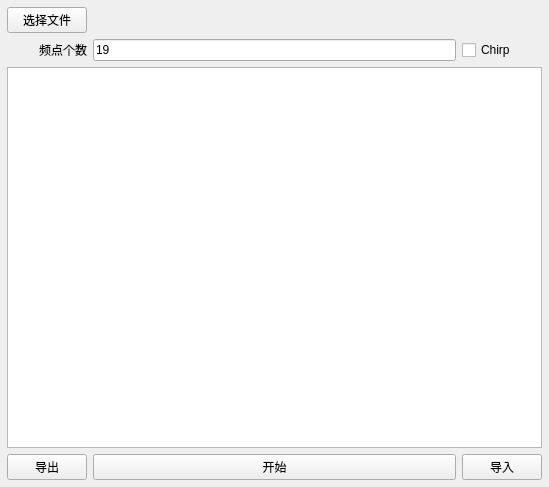
<?xml version="1.0" encoding="UTF-8"?>
<ui version="4.0">
 <class>CailFromFile</class>
 <widget class="QWidget" name="CailFromFile">
  <property name="geometry">
   <rect>
    <x>0</x>
    <y>0</y>
    <width>549</width>
    <height>487</height>
   </rect>
  </property>
  <property name="windowTitle">
   <string>Form</string>
  </property>
  <layout class="QGridLayout" name="gridLayout_2">
   <property name="leftMargin">
    <number>0</number>
   </property>
   <property name="topMargin">
    <number>0</number>
   </property>
   <property name="rightMargin">
    <number>0</number>
   </property>
   <property name="bottomMargin">
    <number>0</number>
   </property>
   <item row="0" column="0">
    <layout class="QGridLayout" name="gridLayout">
     <property name="leftMargin">
      <number>7</number>
     </property>
     <property name="topMargin">
      <number>7</number>
     </property>
     <property name="rightMargin">
      <number>7</number>
     </property>
     <property name="bottomMargin">
      <number>7</number>
     </property>
     <item row="2" column="0" rowspan="2" colspan="3">
      <widget class="QTableWidget" name="table_params"/>
     </item>
     <item row="0" column="1" colspan="2">
      <widget class="QLabel" name="txt_file_path">
       <property name="text">
        <string/>
       </property>
      </widget>
     </item>
     <item row="1" column="2">
      <widget class="QCheckBox" name="is_chirp">
       <property name="layoutDirection">
        <enum>Qt::LeftToRight</enum>
       </property>
       <property name="text">
        <string>Chirp</string>
       </property>
      </widget>
     </item>
     <item row="1" column="1">
      <widget class="QLineEdit" name="edit_frq_num">
       <property name="text">
        <string>19</string>
       </property>
      </widget>
     </item>
     <item row="4" column="0">
      <widget class="QPushButton" name="pushButton_3">
       <property name="text">
        <string>导出</string>
       </property>
      </widget>
     </item>
     <item row="0" column="0">
      <widget class="QPushButton" name="btn_select_file">
       <property name="layoutDirection">
        <enum>Qt::LeftToRight</enum>
       </property>
       <property name="text">
        <string>选择文件</string>
       </property>
      </widget>
     </item>
     <item row="1" column="0">
      <widget class="QLabel" name="label_2">
       <property name="text">
        <string>频点个数</string>
       </property>
       <property name="alignment">
        <set>Qt::AlignRight|Qt::AlignTrailing|Qt::AlignVCenter</set>
       </property>
      </widget>
     </item>
     <item row="4" column="2">
      <widget class="QPushButton" name="pushButton">
       <property name="text">
        <string>导入</string>
       </property>
      </widget>
     </item>
     <item row="4" column="1">
      <widget class="QPushButton" name="pushButton_4">
       <property name="text">
        <string>开始</string>
       </property>
      </widget>
     </item>
    </layout>
   </item>
  </layout>
 </widget>
 <resources/>
 <connections/>
</ui>
